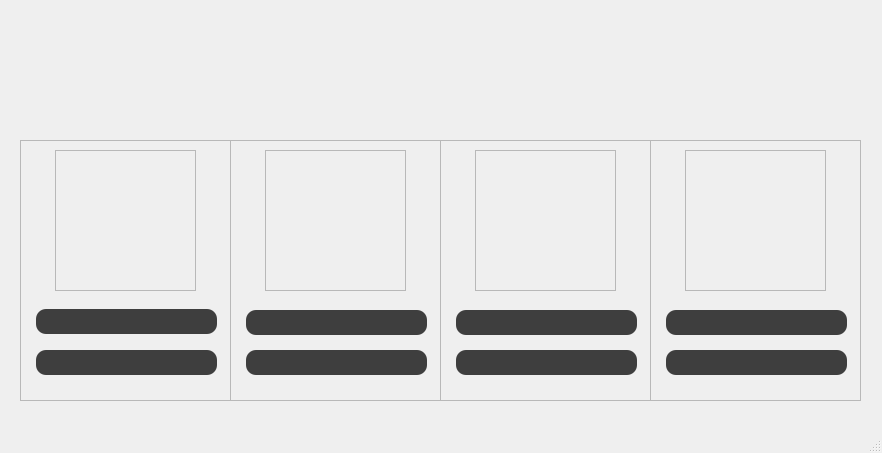
<?xml version="1.0" encoding="UTF-8"?>
<ui version="4.0">
 <class>MainWindow</class>
 <widget class="QMainWindow" name="MainWindow">
  <property name="geometry">
   <rect>
    <x>0</x>
    <y>0</y>
    <width>882</width>
    <height>453</height>
   </rect>
  </property>
  <property name="windowTitle">
   <string>Kripto Para Takip || Maresal PRM</string>
  </property>
  <property name="windowIcon">
   <iconset resource="icons.qrc">
    <normaloff>:/icons/icons/mplog_mini.png</normaloff>:/icons/icons/mplog_mini.png</iconset>
  </property>
  <widget class="QWidget" name="centralwidget">
   <widget class="QFrame" name="frame">
    <property name="geometry">
     <rect>
      <x>20</x>
      <y>140</y>
      <width>211</width>
      <height>261</height>
     </rect>
    </property>
    <property name="styleSheet">
     <string notr="true">#frame{border-image: url(:/icons/icons/anasayfa.png);}</string>
    </property>
    <property name="frameShape">
     <enum>QFrame::StyledPanel</enum>
    </property>
    <property name="frameShadow">
     <enum>QFrame::Raised</enum>
    </property>
    <widget class="QLabel" name="label">
     <property name="geometry">
      <rect>
       <x>16</x>
       <y>169</y>
       <width>181</width>
       <height>25</height>
      </rect>
     </property>
     <property name="styleSheet">
      <string notr="true">#label{
color: rgb(255, 255, 255);
	background-color: rgb(62, 62, 62);
border-radius:10px;


}</string>
     </property>
     <property name="text">
      <string/>
     </property>
     <property name="alignment">
      <set>Qt::AlignCenter</set>
     </property>
    </widget>
    <widget class="QLabel" name="label_2">
     <property name="geometry">
      <rect>
       <x>16</x>
       <y>210</y>
       <width>181</width>
       <height>25</height>
      </rect>
     </property>
     <property name="styleSheet">
      <string notr="true">#label_2{
color: rgb(255, 255, 255);
	background-color: rgb(62, 62, 62);
border-radius:10px;


}</string>
     </property>
     <property name="text">
      <string/>
     </property>
     <property name="alignment">
      <set>Qt::AlignCenter</set>
     </property>
    </widget>
    <widget class="QFrame" name="frame_5">
     <property name="geometry">
      <rect>
       <x>35</x>
       <y>10</y>
       <width>141</width>
       <height>141</height>
      </rect>
     </property>
     <property name="styleSheet">
      <string notr="true">border-image: url(:/icons/icons/btc.png);</string>
     </property>
     <property name="frameShape">
      <enum>QFrame::StyledPanel</enum>
     </property>
     <property name="frameShadow">
      <enum>QFrame::Raised</enum>
     </property>
    </widget>
   </widget>
   <widget class="QFrame" name="frame_2">
    <property name="geometry">
     <rect>
      <x>230</x>
      <y>140</y>
      <width>211</width>
      <height>261</height>
     </rect>
    </property>
    <property name="styleSheet">
     <string notr="true">#frame_2{border-image: url(:/icons/icons/anasayfa.png);}</string>
    </property>
    <property name="frameShape">
     <enum>QFrame::StyledPanel</enum>
    </property>
    <property name="frameShadow">
     <enum>QFrame::Raised</enum>
    </property>
    <widget class="QLabel" name="label_3">
     <property name="geometry">
      <rect>
       <x>16</x>
       <y>170</y>
       <width>181</width>
       <height>25</height>
      </rect>
     </property>
     <property name="styleSheet">
      <string notr="true">#label_3{
color: rgb(255, 255, 255);
	background-color: rgb(62, 62, 62);
border-radius:10px;


}</string>
     </property>
     <property name="text">
      <string/>
     </property>
     <property name="alignment">
      <set>Qt::AlignCenter</set>
     </property>
    </widget>
    <widget class="QLabel" name="label_4">
     <property name="geometry">
      <rect>
       <x>16</x>
       <y>210</y>
       <width>181</width>
       <height>25</height>
      </rect>
     </property>
     <property name="styleSheet">
      <string notr="true">#label_4{
color: rgb(255, 255, 255);
	background-color: rgb(62, 62, 62);
border-radius:10px;


}</string>
     </property>
     <property name="text">
      <string/>
     </property>
     <property name="alignment">
      <set>Qt::AlignCenter</set>
     </property>
    </widget>
    <widget class="QFrame" name="frame_6">
     <property name="geometry">
      <rect>
       <x>35</x>
       <y>10</y>
       <width>141</width>
       <height>141</height>
      </rect>
     </property>
     <property name="styleSheet">
      <string notr="true">border-image: url(:/icons/icons/eth.png);</string>
     </property>
     <property name="frameShape">
      <enum>QFrame::StyledPanel</enum>
     </property>
     <property name="frameShadow">
      <enum>QFrame::Raised</enum>
     </property>
    </widget>
   </widget>
   <widget class="QFrame" name="frame_3">
    <property name="geometry">
     <rect>
      <x>440</x>
      <y>140</y>
      <width>211</width>
      <height>261</height>
     </rect>
    </property>
    <property name="styleSheet">
     <string notr="true">#frame_3{border-image: url(:/icons/icons/anasayfa.png);}</string>
    </property>
    <property name="frameShape">
     <enum>QFrame::StyledPanel</enum>
    </property>
    <property name="frameShadow">
     <enum>QFrame::Raised</enum>
    </property>
    <widget class="QLabel" name="label_5">
     <property name="geometry">
      <rect>
       <x>16</x>
       <y>170</y>
       <width>181</width>
       <height>25</height>
      </rect>
     </property>
     <property name="styleSheet">
      <string notr="true">#label_5{
color: rgb(255, 255, 255);
	background-color: rgb(62, 62, 62);
border-radius:10px;


}</string>
     </property>
     <property name="text">
      <string/>
     </property>
     <property name="alignment">
      <set>Qt::AlignCenter</set>
     </property>
    </widget>
    <widget class="QLabel" name="label_6">
     <property name="geometry">
      <rect>
       <x>16</x>
       <y>210</y>
       <width>181</width>
       <height>25</height>
      </rect>
     </property>
     <property name="styleSheet">
      <string notr="true">#label_6{
color: rgb(255, 255, 255);
	background-color: rgb(62, 62, 62);
border-radius:10px;


}</string>
     </property>
     <property name="text">
      <string/>
     </property>
     <property name="alignment">
      <set>Qt::AlignCenter</set>
     </property>
    </widget>
    <widget class="QFrame" name="frame_7">
     <property name="geometry">
      <rect>
       <x>35</x>
       <y>10</y>
       <width>141</width>
       <height>141</height>
      </rect>
     </property>
     <property name="styleSheet">
      <string notr="true">border-image: url(:/icons/icons/doge.png);</string>
     </property>
     <property name="frameShape">
      <enum>QFrame::StyledPanel</enum>
     </property>
     <property name="frameShadow">
      <enum>QFrame::Raised</enum>
     </property>
    </widget>
   </widget>
   <widget class="QFrame" name="frame_4">
    <property name="geometry">
     <rect>
      <x>650</x>
      <y>140</y>
      <width>211</width>
      <height>261</height>
     </rect>
    </property>
    <property name="styleSheet">
     <string notr="true">#frame_4{border-image: url(:/icons/icons/anasayfa.png);}</string>
    </property>
    <property name="frameShape">
     <enum>QFrame::StyledPanel</enum>
    </property>
    <property name="frameShadow">
     <enum>QFrame::Raised</enum>
    </property>
    <widget class="QLabel" name="label_7">
     <property name="geometry">
      <rect>
       <x>16</x>
       <y>170</y>
       <width>181</width>
       <height>25</height>
      </rect>
     </property>
     <property name="styleSheet">
      <string notr="true">#label_7{
color: rgb(255, 255, 255);
	background-color: rgb(62, 62, 62);
border-radius:10px;


}</string>
     </property>
     <property name="text">
      <string/>
     </property>
     <property name="alignment">
      <set>Qt::AlignCenter</set>
     </property>
    </widget>
    <widget class="QLabel" name="label_8">
     <property name="geometry">
      <rect>
       <x>16</x>
       <y>210</y>
       <width>181</width>
       <height>25</height>
      </rect>
     </property>
     <property name="styleSheet">
      <string notr="true">#label_8{
color: rgb(255, 255, 255);
	background-color: rgb(62, 62, 62);
border-radius:10px;


}</string>
     </property>
     <property name="text">
      <string/>
     </property>
     <property name="alignment">
      <set>Qt::AlignCenter</set>
     </property>
    </widget>
    <widget class="QFrame" name="frame_8">
     <property name="geometry">
      <rect>
       <x>35</x>
       <y>10</y>
       <width>141</width>
       <height>141</height>
      </rect>
     </property>
     <property name="styleSheet">
      <string notr="true">border-image: url(:/icons/icons/xrp.png);</string>
     </property>
     <property name="frameShape">
      <enum>QFrame::StyledPanel</enum>
     </property>
     <property name="frameShadow">
      <enum>QFrame::Raised</enum>
     </property>
    </widget>
   </widget>
   <widget class="QFrame" name="frame_9">
    <property name="geometry">
     <rect>
      <x>10</x>
      <y>0</y>
      <width>871</width>
      <height>401</height>
     </rect>
    </property>
    <property name="styleSheet">
     <string notr="true">image: url(:/icons/icons/aa.png);</string>
    </property>
    <property name="frameShape">
     <enum>QFrame::NoFrame</enum>
    </property>
    <property name="frameShadow">
     <enum>QFrame::Raised</enum>
    </property>
   </widget>
   <zorder>frame_9</zorder>
   <zorder>frame</zorder>
   <zorder>frame_2</zorder>
   <zorder>frame_3</zorder>
   <zorder>frame_4</zorder>
  </widget>
  <widget class="QMenuBar" name="menubar">
   <property name="geometry">
    <rect>
     <x>0</x>
     <y>0</y>
     <width>882</width>
     <height>21</height>
    </rect>
   </property>
  </widget>
  <widget class="QStatusBar" name="statusbar"/>
 </widget>
 <resources>
  <include location="icons.qrc"/>
 </resources>
 <connections/>
</ui>
